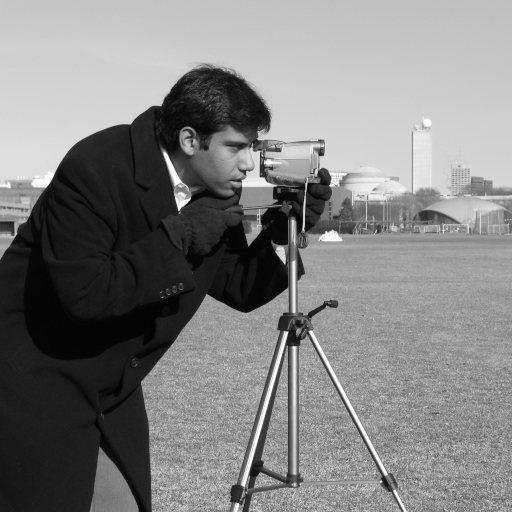
#> input picture skimage.data.camera(), 512 x 512 px
$ python make_images.py
#> lines starting #> are read from the running program, lines starting #| are printed output that depends on the picture; after the words box and inside, x2 and y2 are one past the last pixel; in counts of white or black regions, pixels touching at a corner belong together
### svdcomp/io.py
"""Loading, saving and converting images.

Every function in this package works with images stored as ``float64`` NumPy
arrays with values in ``[0, 1]``:

* grayscale image -> shape ``(m, n)``
* colour image    -> shape ``(m, n, 3)``  (one matrix per RGB channel)
"""

from __future__ import annotations

from pathlib import Path

import numpy as np
from PIL import Image


# [13 lines left out: function load_image, not called in this run]


def save_image(array: np.ndarray, path: str | Path) -> None:
    """Save a float image (values are clipped to [0, 1]) as an 8-bit file."""
    Image.fromarray(to_uint8(array)).save(path)


def to_float(array: np.ndarray) -> np.ndarray:
    """Convert an 8-bit image to float64 in [0, 1]; float input is returned as a copy."""
    if np.issubdtype(array.dtype, np.integer):
        return array.astype(np.float64) / 255.0
    return np.asarray(array, dtype=np.float64).copy()


def to_uint8(array: np.ndarray) -> np.ndarray:
    """Convert a float image in [0, 1] to uint8, clipping values outside the range."""
    return (np.clip(array, 0.0, 1.0) * 255.0 + 0.5).astype(np.uint8)


# [20 lines left out: functions rgb_to_gray, split_channels, merge_channels, not called in this run]

### images/make_images.py
"""Generate the test images used in the notebook.

Natural images come from ``skimage.data`` (public-domain or freely licensed
sample images bundled with scikit-image). Synthetic images are generated here.

Run from the repository root:  python images/make_images.py
"""

from pathlib import Path

import numpy as np
from skimage import data

from svdcomp.io import save_image, to_float

OUT = Path(__file__).resolve().parent


def main() -> None:
    rng = np.random.default_rng(42)

    # Natural images
    save_image(to_float(data.camera()), OUT / "cameraman.png")        # 512x512 gray photo
#> in to_uint8, returned value is the input picture: shape (512, 512); min 0, max 255, mean 129.1
    save_image(to_float(data.astronaut()), OUT / "astronaut.png")     # 512x512 RGB photo
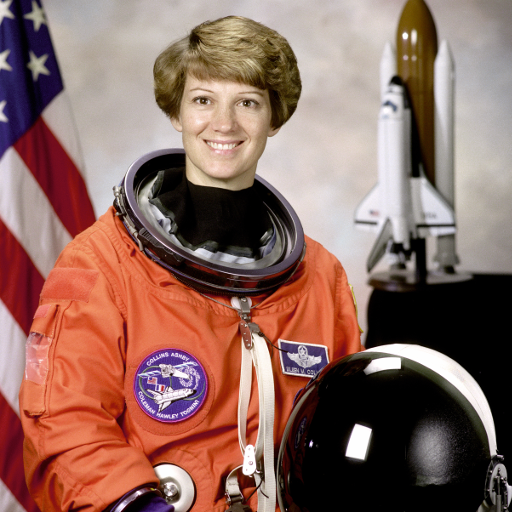
#> input picture skimage.data.astronaut(), 512 x 512 px
#> in to_uint8, returned value is the input picture: shape (512, 512, 3); mean R, G, B 141.6, 105.8, 96.5
    save_image(to_float(data.text()), OUT / "text.png")               # 172x448 gray text
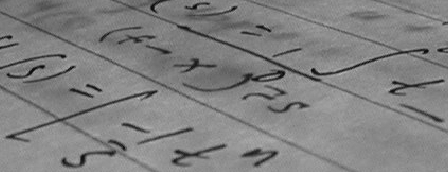
#> input picture skimage.data.text(), 448 x 172 px
#> in to_uint8, returned value is the input picture: shape (172, 448); min 10, max 197, mean 129.3

    # Synthetic: smooth gradient + circles (a low-complexity "cartoon")
    m, n = 256, 256
    y, x = np.mgrid[0:m, 0:n] / 255.0
    cartoon = 0.3 + 0.4 * x
    for cy, cx, r, v in [(0.3, 0.3, 0.15, 0.95), (0.65, 0.6, 0.22, 0.1), (0.25, 0.75, 0.1, 0.6)]:
        cartoon[(x - cx) ** 2 + (y - cy) ** 2 < r ** 2] = v
    save_image(cartoon, OUT / "cartoon.png")
#> in save_image (call 4), `Image.fromarray(to_uint8(array)).save(path)`:
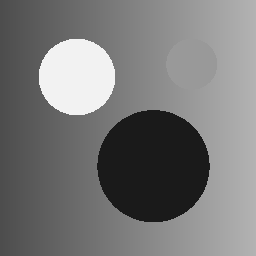
#> saved as cartoon.png: PIL image 256x256 L; min 26, max 242, mean 120.2

    # Synthetic: checkerboard (exactly rank 2)
    checker = ((np.arange(m)[:, None] // 32 + np.arange(n)[None, :] // 32) % 2).astype(float)
    save_image(checker, OUT / "checkerboard.png")
#> in save_image (call 5), `Image.fromarray(to_uint8(array)).save(path)`:
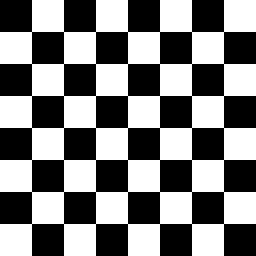
#> saved as checkerboard.png: PIL image 256x256 L; 50% white; 1 white region, box (x1, y1, x2, y2) and area: (0, 0, 256, 256) 32768

    # Synthetic: uniform noise (no structure, should be incompressible)
    save_image(rng.random((m, n)), OUT / "noise.png")
#> in save_image (call 6), `Image.fromarray(to_uint8(array)).save(path)`:
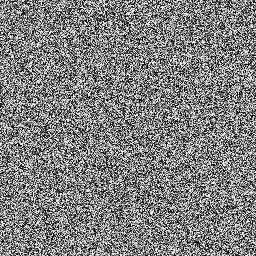
#> saved as noise.png: PIL image 256x256 L; min 0, max 255, mean 127.8

    print("Images written to", OUT)


if __name__ == "__main__":
    main()
